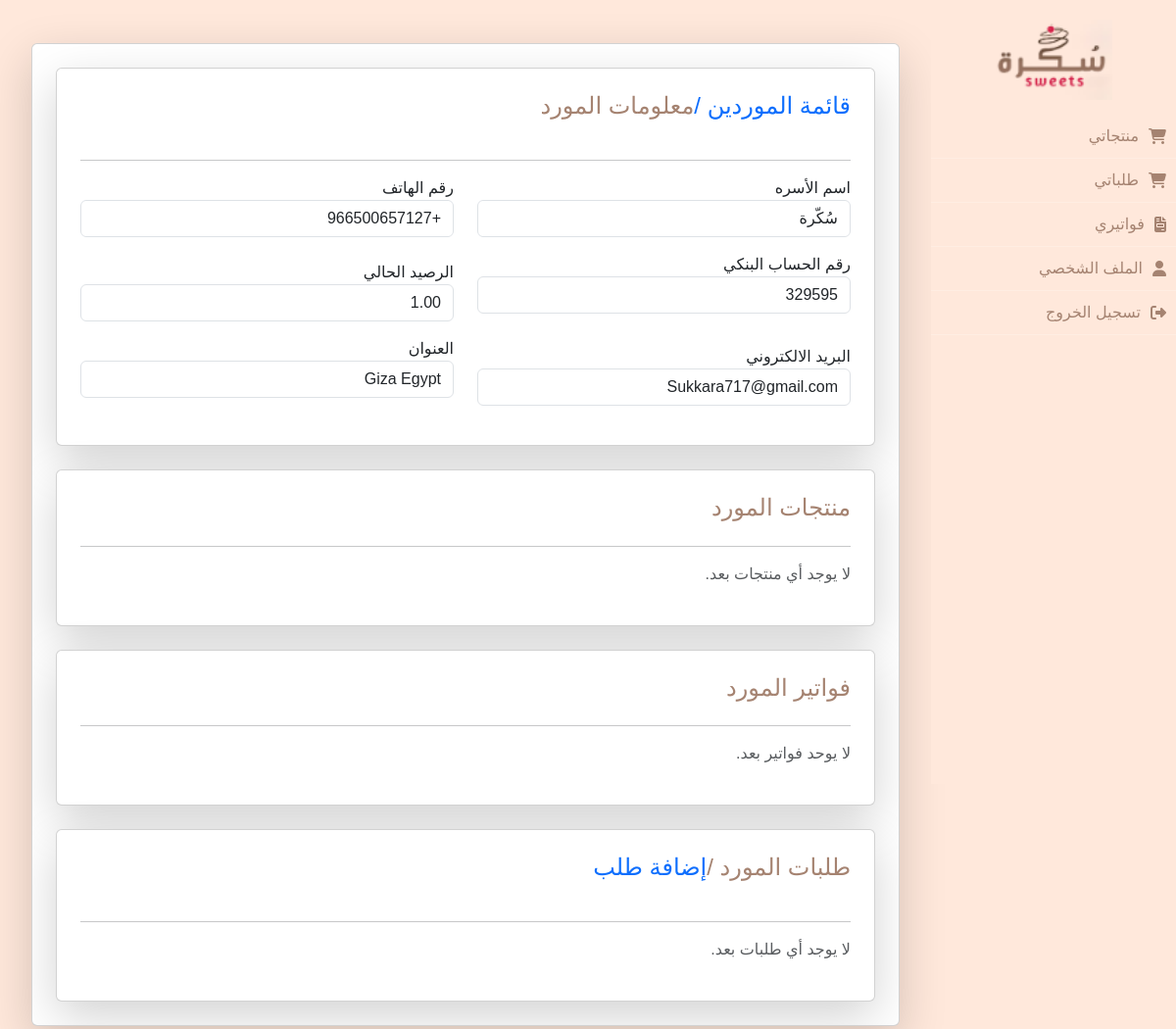
Before: /supplier/16/ (signed in) with the older database file.
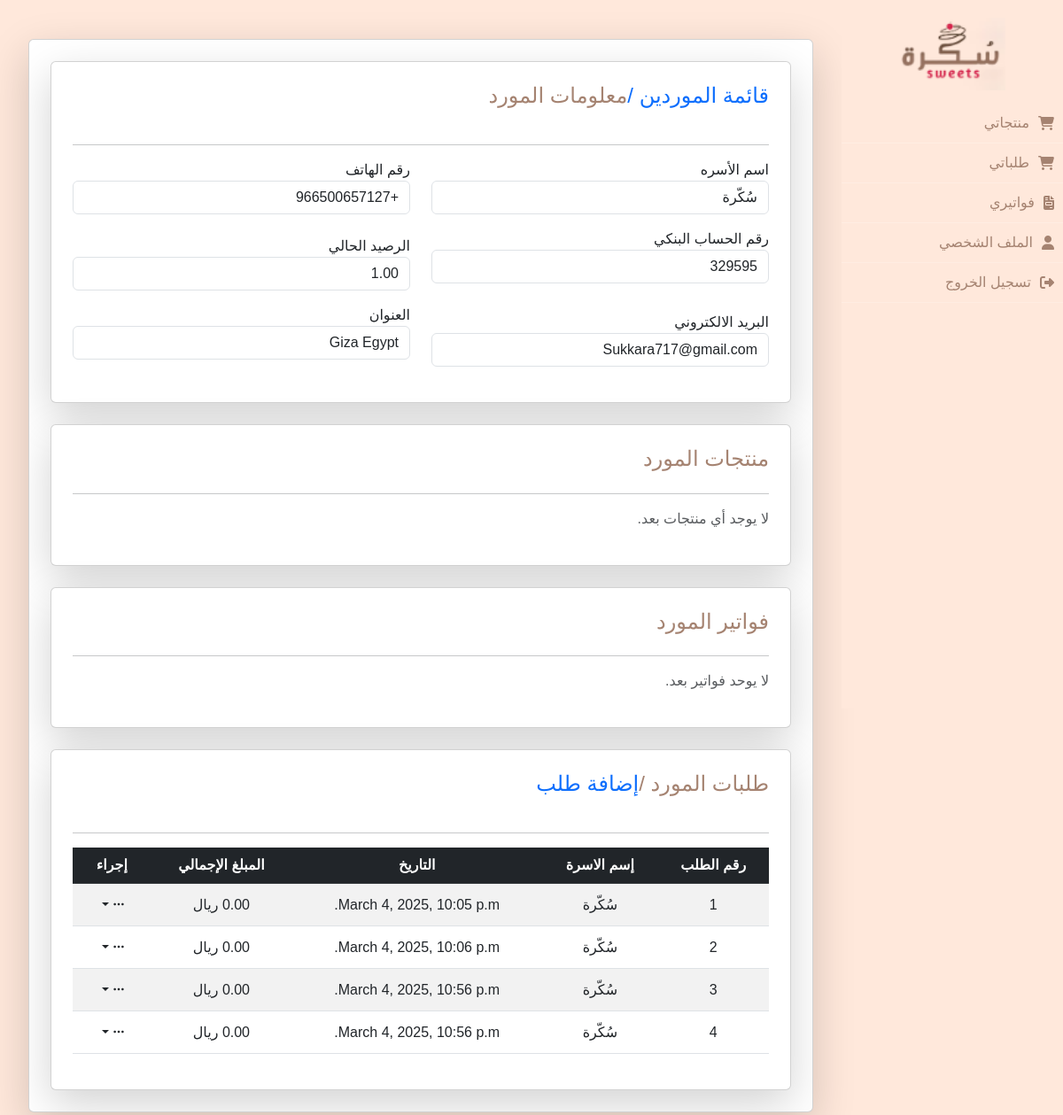
After: the same page with the newer database file.
### orders/models.py (models this page shows, shortened)
class Order(models.Model):
    supplier    = models.ForeignKey(Supplier, on_delete=models.CASCADE, related_name='orders')
    order_date  = models.DateField(auto_now_add=True)
    notes       = models.TextField(blank=True, null=True)
    total_price = models.DecimalField(max_digits=10, decimal_places=2, default=0.00)  # إجمالي السعر لجميع المنتجات
    created_at  = models.DateTimeField(auto_now_add=True)
    modified_at = models.DateTimeField(auto_now=True)

### suppliers/models.py (models this page shows, shortened)
class Supplier(models.Model):
    user             = models.OneToOneField(User, on_delete=models.CASCADE)
    company_name     = models.CharField(max_length=255)
    email            = models.EmailField(max_length=254, blank=True, null=True)
    phone_number     = models.CharField(max_length=15, blank=True, null=True)  # إضافة رقم الهاتف
    bank_account     = models.CharField(max_length=50,blank=True, null=True)
    address          = models.TextField(blank=True, null=True )  # العنوان
    previous_balance = models.DecimalField(max_digits=10, decimal_places=2, default=0.00)  # الرصيد السابق
    current_balance  = models.DecimalField(max_digits=10, decimal_places=2, default=0.00)  # الرصيد الحالي

### suppliers/views.py (the view)
# urls.py: path('supplier/<int:supplier_id>/', views.supplier_detail, name='supplier_detail'),
def supplier_detail(request, supplier_id):
    supplier = get_object_or_404(Supplier, id=supplier_id)
    products = Product.objects.filter(supplier = supplier)
    orders   = Order.objects.filter(supplier = supplier)
    invoices = Invoice.objects.filter(supplier = supplier)
    context = {
        'supplier': supplier,
        'products': products,
        'orders'  : orders,
        'invoices': invoices,
    }
    return render(request, 'suppliers/supplier_detail.html', context)

### suppliers/templates/suppliers/supplier_detail.html (shortened to what the changed rows need)
{% extends 'base.html' %}
{% block content %}
<div class="container-fluid">
    <div class="table-responsive card mt-4 p-4 shadow-lg">
        <div class="table-responsive card mt-4 p-4 shadow-lg">
            <ol class="breadcrumb breadcrumb-no-gutter">
                <h4 class=""> طلبات المورد / </h4>
                <li class="breadcrumb-item"></li>
            </ol>
            <hr>
            {% if orders %}
            <table class="table-responsive table table-striped text-center align-middle">
                <thead class="table-dark">
                    <tr>
                        <th>رقم الطلب</th>
                        <th>إسم الاسرة </th>
                        <th>التاريخ</th>
                        <th>المبلغ الإجمالي</th>
                        <th>إجراء</th>
                    </tr>
                </thead>
                <tbody id="formset-container">
                    {% for order in orders %}
                    <tr class="order-item-form">
                        <td>{{forloop.counter }}</td>
                        <td>{{ order.supplier.company_name }}</td>
                        <td>{{ order.created_at }}</td>
                        <td>{{ order.total_price }} ريال</td>
                        <td>
                            <div class="btn-group">
                                <button type="button" class="btn btn-white btn-sm dropdown-toggle" data-bs-toggle="dropdown" aria-expanded="false">
                                    <i class="bi bi-three-dots"></i>
                                </button>
                            </div>
                        </td>
                    </tr>
                    {% endfor %}
                </tbody>
            </table>
            {% else %}
            <p class="text-muted">لا يوجد أي طلبات بعد.</p>
            {% endif %}
        </div>
    </div>
</div>
{% endblock %}

Changed rows visible on the page:
added Order: supplier.company_name "سُكّرة", created_at "March 4, 2025, 10:05 p.m."
added Order: supplier.company_name "سُكّرة", created_at "March 4, 2025, 10:06 p.m."
added Order: supplier.company_name "سُكّرة", created_at "March 4, 2025, 10:56 p.m."
added Order: supplier.company_name "سُكّرة", created_at "March 4, 2025, 10:56 p.m."
Other visible differences:
text no longer shown: "لا يوجد أي طلبات بعد."
text now shown: "رقم الطلب إسم الاسرة التاريخ المبلغ الإجمالي إجراء"
